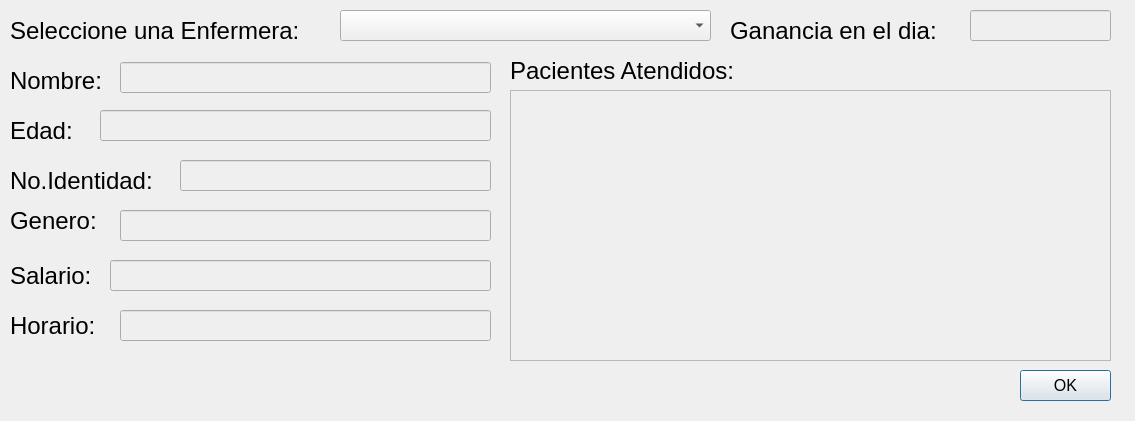
<?xml version="1.0" encoding="UTF-8"?>
<ui version="4.0">
 <class>Infonurse</class>
 <widget class="QDialog" name="Infonurse">
  <property name="geometry">
   <rect>
    <x>0</x>
    <y>0</y>
    <width>1135</width>
    <height>421</height>
   </rect>
  </property>
  <property name="windowTitle">
   <string>Informacion Enfermera</string>
  </property>
  <widget class="QLabel" name="label_5">
   <property name="geometry">
    <rect>
     <x>10</x>
     <y>210</y>
     <width>101</width>
     <height>21</height>
    </rect>
   </property>
   <property name="font">
    <font>
     <pointsize>18</pointsize>
    </font>
   </property>
   <property name="text">
    <string>Genero:</string>
   </property>
  </widget>
  <widget class="QLabel" name="label_3">
   <property name="geometry">
    <rect>
     <x>10</x>
     <y>120</y>
     <width>101</width>
     <height>21</height>
    </rect>
   </property>
   <property name="font">
    <font>
     <pointsize>18</pointsize>
    </font>
   </property>
   <property name="text">
    <string>Edad:</string>
   </property>
  </widget>
  <widget class="QLineEdit" name="nursegender">
   <property name="enabled">
    <bool>false</bool>
   </property>
   <property name="geometry">
    <rect>
     <x>120</x>
     <y>210</y>
     <width>371</width>
     <height>31</height>
    </rect>
   </property>
   <property name="font">
    <font>
     <pointsize>14</pointsize>
    </font>
   </property>
  </widget>
  <widget class="QLineEdit" name="nursesalary">
   <property name="enabled">
    <bool>false</bool>
   </property>
   <property name="geometry">
    <rect>
     <x>110</x>
     <y>260</y>
     <width>381</width>
     <height>31</height>
    </rect>
   </property>
   <property name="font">
    <font>
     <pointsize>14</pointsize>
    </font>
   </property>
  </widget>
  <widget class="QLineEdit" name="ganancianurse">
   <property name="enabled">
    <bool>false</bool>
   </property>
   <property name="geometry">
    <rect>
     <x>970</x>
     <y>10</y>
     <width>141</width>
     <height>31</height>
    </rect>
   </property>
   <property name="font">
    <font>
     <pointsize>14</pointsize>
    </font>
   </property>
  </widget>
  <widget class="QLabel" name="label_4">
   <property name="geometry">
    <rect>
     <x>10</x>
     <y>170</y>
     <width>171</width>
     <height>21</height>
    </rect>
   </property>
   <property name="font">
    <font>
     <pointsize>18</pointsize>
    </font>
   </property>
   <property name="text">
    <string>No.Identidad:</string>
   </property>
  </widget>
  <widget class="QLineEdit" name="nurseid">
   <property name="enabled">
    <bool>false</bool>
   </property>
   <property name="geometry">
    <rect>
     <x>180</x>
     <y>160</y>
     <width>311</width>
     <height>31</height>
    </rect>
   </property>
   <property name="font">
    <font>
     <pointsize>14</pointsize>
    </font>
   </property>
  </widget>
  <widget class="QLineEdit" name="nursename">
   <property name="enabled">
    <bool>false</bool>
   </property>
   <property name="geometry">
    <rect>
     <x>120</x>
     <y>62</y>
     <width>371</width>
     <height>31</height>
    </rect>
   </property>
   <property name="font">
    <font>
     <pointsize>14</pointsize>
    </font>
   </property>
  </widget>
  <widget class="QLineEdit" name="nurseage">
   <property name="enabled">
    <bool>false</bool>
   </property>
   <property name="geometry">
    <rect>
     <x>100</x>
     <y>110</y>
     <width>391</width>
     <height>31</height>
    </rect>
   </property>
   <property name="font">
    <font>
     <pointsize>14</pointsize>
    </font>
   </property>
  </widget>
  <widget class="QLabel" name="label_11">
   <property name="geometry">
    <rect>
     <x>510</x>
     <y>60</y>
     <width>261</width>
     <height>21</height>
    </rect>
   </property>
   <property name="font">
    <font>
     <pointsize>18</pointsize>
    </font>
   </property>
   <property name="text">
    <string>Pacientes Atendidos:</string>
   </property>
  </widget>
  <widget class="QLabel" name="label_8">
   <property name="geometry">
    <rect>
     <x>10</x>
     <y>310</y>
     <width>101</width>
     <height>31</height>
    </rect>
   </property>
   <property name="font">
    <font>
     <pointsize>18</pointsize>
    </font>
   </property>
   <property name="text">
    <string>Horario:</string>
   </property>
  </widget>
  <widget class="QLabel" name="label_7">
   <property name="geometry">
    <rect>
     <x>10</x>
     <y>260</y>
     <width>101</width>
     <height>31</height>
    </rect>
   </property>
   <property name="font">
    <font>
     <pointsize>18</pointsize>
    </font>
   </property>
   <property name="text">
    <string>Salario:</string>
   </property>
  </widget>
  <widget class="QLabel" name="label_2">
   <property name="geometry">
    <rect>
     <x>10</x>
     <y>70</y>
     <width>101</width>
     <height>21</height>
    </rect>
   </property>
   <property name="font">
    <font>
     <pointsize>18</pointsize>
    </font>
   </property>
   <property name="text">
    <string>Nombre:</string>
   </property>
  </widget>
  <widget class="QLineEdit" name="nurseschedule">
   <property name="enabled">
    <bool>false</bool>
   </property>
   <property name="geometry">
    <rect>
     <x>120</x>
     <y>310</y>
     <width>371</width>
     <height>31</height>
    </rect>
   </property>
   <property name="font">
    <font>
     <pointsize>14</pointsize>
    </font>
   </property>
  </widget>
  <widget class="QLabel" name="label_12">
   <property name="geometry">
    <rect>
     <x>730</x>
     <y>20</y>
     <width>241</width>
     <height>21</height>
    </rect>
   </property>
   <property name="font">
    <font>
     <pointsize>18</pointsize>
    </font>
   </property>
   <property name="text">
    <string>Ganancia en el dia:</string>
   </property>
  </widget>
  <widget class="QComboBox" name="ListNurse">
   <property name="geometry">
    <rect>
     <x>340</x>
     <y>10</y>
     <width>371</width>
     <height>31</height>
    </rect>
   </property>
  </widget>
  <widget class="QLabel" name="label_10">
   <property name="geometry">
    <rect>
     <x>10</x>
     <y>20</y>
     <width>331</width>
     <height>21</height>
    </rect>
   </property>
   <property name="font">
    <font>
     <pointsize>18</pointsize>
    </font>
   </property>
   <property name="text">
    <string>Seleccione una Enfermera:</string>
   </property>
  </widget>
  <widget class="QPushButton" name="pushButton">
   <property name="geometry">
    <rect>
     <x>1020</x>
     <y>370</y>
     <width>91</width>
     <height>31</height>
    </rect>
   </property>
   <property name="font">
    <font>
     <pointsize>12</pointsize>
    </font>
   </property>
   <property name="text">
    <string>OK</string>
   </property>
  </widget>
  <widget class="QListWidget" name="listpatients">
   <property name="enabled">
    <bool>false</bool>
   </property>
   <property name="geometry">
    <rect>
     <x>510</x>
     <y>90</y>
     <width>601</width>
     <height>271</height>
    </rect>
   </property>
   <property name="font">
    <font>
     <pointsize>14</pointsize>
    </font>
   </property>
  </widget>
 </widget>
 <resources/>
 <connections/>
</ui>
